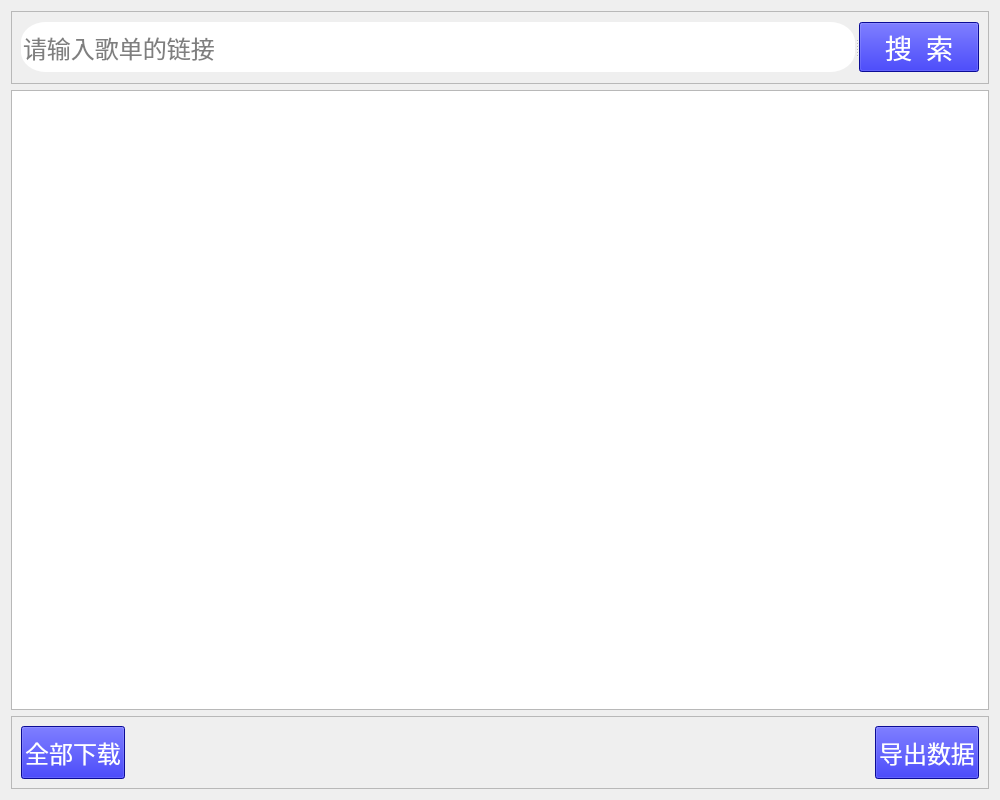
<?xml version="1.0" encoding="UTF-8"?>
<ui version="4.0">
 <class>Form</class>
 <widget class="QWidget" name="Form">
  <property name="geometry">
   <rect>
    <x>0</x>
    <y>0</y>
    <width>1000</width>
    <height>800</height>
   </rect>
  </property>
  <property name="minimumSize">
   <size>
    <width>1000</width>
    <height>800</height>
   </size>
  </property>
  <property name="maximumSize">
   <size>
    <width>1000</width>
    <height>800</height>
   </size>
  </property>
  <property name="windowTitle">
   <string>网易音乐下载</string>
  </property>
  <layout class="QVBoxLayout" name="verticalLayout">
   <item>
    <widget class="QFrame" name="frame">
     <property name="maximumSize">
      <size>
       <width>16777215</width>
       <height>150</height>
      </size>
     </property>
     <property name="frameShape">
      <enum>QFrame::StyledPanel</enum>
     </property>
     <property name="frameShadow">
      <enum>QFrame::Raised</enum>
     </property>
     <layout class="QHBoxLayout" name="horizontalLayout">
      <item>
       <widget class="QSplitter" name="splitter">
        <property name="orientation">
         <enum>Qt::Horizontal</enum>
        </property>
        <widget class="QLineEdit" name="lineEdit">
         <property name="font">
          <font>
           <family>楷体</family>
           <pointsize>18</pointsize>
          </font>
         </property>
         <property name="styleSheet">
          <string notr="true">#lineEdit{border-radius: solid 20px;}</string>
         </property>
         <property name="placeholderText">
          <string>请输入歌单的链接</string>
         </property>
        </widget>
        <widget class="QSplitter" name="splitter_2">
         <property name="orientation">
          <enum>Qt::Horizontal</enum>
         </property>
         <widget class="QPushButton" name="pushButton">
          <property name="maximumSize">
           <size>
            <width>120</width>
            <height>50</height>
           </size>
          </property>
          <property name="font">
           <font>
            <family>楷体</family>
            <pointsize>20</pointsize>
           </font>
          </property>
          <property name="styleSheet">
           <string notr="true">#pushButton{background-color: #1010d1;border-radius: solid 20
px;color: white;}#pushButton:hover{background-color: #1010ff;}</string>
          </property>
          <property name="text">
           <string>搜  索</string>
          </property>
         </widget>
        </widget>
       </widget>
      </item>
     </layout>
    </widget>
   </item>
   <item>
    <widget class="QTableWidget" name="tableWidget">
     <property name="maximumSize">
      <size>
       <width>16777215</width>
       <height>620</height>
      </size>
     </property>
     <property name="styleSheet">
      <string notr="true">font: 16pt &quot;楷体&quot;;</string>
     </property>
     <property name="sizeAdjustPolicy">
      <enum>QAbstractScrollArea::AdjustToContents</enum>
     </property>
    </widget>
   </item>
   <item>
    <widget class="QFrame" name="frame_2">
     <property name="frameShape">
      <enum>QFrame::StyledPanel</enum>
     </property>
     <property name="frameShadow">
      <enum>QFrame::Raised</enum>
     </property>
     <layout class="QGridLayout" name="gridLayout">
      <item row="1" column="1">
       <spacer name="horizontalSpacer">
        <property name="orientation">
         <enum>Qt::Horizontal</enum>
        </property>
        <property name="sizeHint" stdset="0">
         <size>
          <width>670</width>
          <height>20</height>
         </size>
        </property>
       </spacer>
      </item>
      <item row="0" column="2" rowspan="2">
       <widget class="QPushButton" name="pushButton_3">
        <property name="maximumSize">
         <size>
          <width>16777215</width>
          <height>100</height>
         </size>
        </property>
        <property name="font">
         <font>
          <family>楷体</family>
          <pointsize>18</pointsize>
         </font>
        </property>
        <property name="styleSheet">
         <string notr="true">#pushButton_3{background-color: #1010d1;border-radius: solid 20
px;color: white;}#pushButton_3:hover{background-color: #1010ff;}</string>
        </property>
        <property name="text">
         <string>导出数据</string>
        </property>
       </widget>
      </item>
      <item row="0" column="0" rowspan="2">
       <widget class="QPushButton" name="pushButton_2">
        <property name="maximumSize">
         <size>
          <width>16777215</width>
          <height>100</height>
         </size>
        </property>
        <property name="font">
         <font>
          <family>楷体</family>
          <pointsize>18</pointsize>
         </font>
        </property>
        <property name="styleSheet">
         <string notr="true">#pushButton_2{background-color: #1010d1;border-radius: solid 20
px;color: white;}#pushButton_2:hover{background-color: #1010ff;}</string>
        </property>
        <property name="text">
         <string>全部下载</string>
        </property>
       </widget>
      </item>
     </layout>
    </widget>
   </item>
  </layout>
 </widget>
 <resources/>
 <connections>
  <connection>
   <sender>pushButton</sender>
   <signal>clicked()</signal>
   <receiver>Form</receiver>
   <slot>search()</slot>
   <hints>
    <hint type="sourcelabel">
     <x>939</x>
     <y>55</y>
    </hint>
    <hint type="destinationlabel">
     <x>1001</x>
     <y>56</y>
    </hint>
   </hints>
  </connection>
  <connection>
   <sender>pushButton_2</sender>
   <signal>clicked()</signal>
   <receiver>Form</receiver>
   <slot>download_all()</slot>
   <hints>
    <hint type="sourcelabel">
     <x>103</x>
     <y>760</y>
    </hint>
    <hint type="destinationlabel">
     <x>232</x>
     <y>794</y>
    </hint>
   </hints>
  </connection>
  <connection>
   <sender>pushButton_3</sender>
   <signal>clicked()</signal>
   <receiver>Form</receiver>
   <slot>export()</slot>
   <hints>
    <hint type="sourcelabel">
     <x>905</x>
     <y>765</y>
    </hint>
    <hint type="destinationlabel">
     <x>998</x>
     <y>774</y>
    </hint>
   </hints>
  </connection>
 </connections>
 <slots>
  <slot>search()</slot>
  <slot>download_all()</slot>
  <slot>export()</slot>
 </slots>
</ui>
